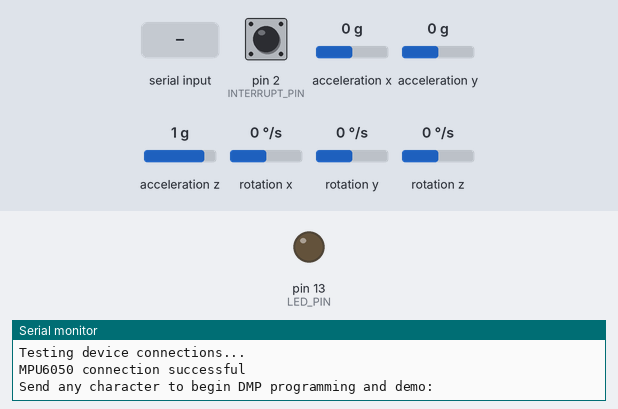
A sketch run on a simulated Arduino Uno, built with avr-gcc and run on an emulated ATmega328P. Parts: output pins drawn as LEDs (lit = HIGH), the last lines printed to the serial monitor. Dashed ring = blinking. Inputs (shaded band) come from the test bench; at power-on: acceleration y 0 g, acceleration x 0 g, acceleration z 1 g, rotation z 0 °/s, pin 2 (INTERRUPT_PIN) LOW, rotation x 0 °/s, rotation y 0 °/s. The sensor or clock chip raises its interrupt line as the real part does.

Above: at 0.9 s.
1.0 s: "1" received over Serial
At 2.3 s:
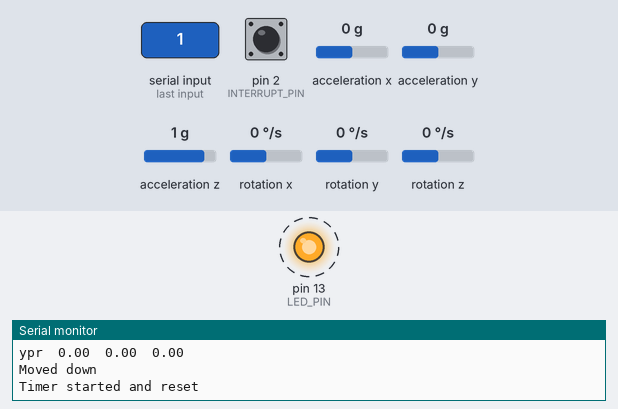
4.0 s: acceleration y set to -1.4 g
7.0 s: acceleration x set to -1.4 g
10.0 s: acceleration z set to -1.4 g
13.0 s: rotation z set to -192 °/s
16.0 s: acceleration z set to 0.8 g
Timing chart, 0 to 20.0 s (numbered marks = the images above; inputs shaded):
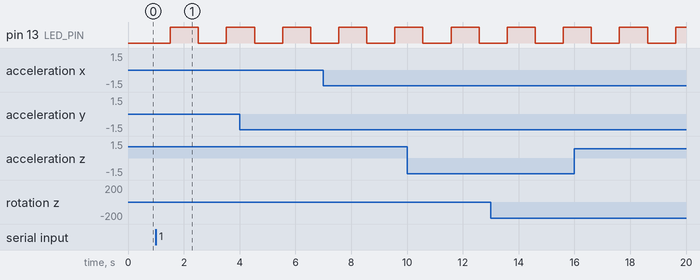

Measured:
- after the input at 1.0 s, pin 13 (LED_PIN): LOW → HIGH after 0.52 s, → LOW 1.0 s later, → HIGH 1.0 s later

The sketch:

code_final.ino
```cpp
#include "I2Cdev.h"
#include "MPU6050_6Axis_MotionApps20.h"

#if I2CDEV_IMPLEMENTATION == I2CDEV_ARDUINO_WIRE
    #include "Wire.h"
#endif

MPU6050 mpu;

#define OUTPUT_READABLE_YAWPITCHROLL
#define INTERRUPT_PIN 2  // Use pin 2 on Arduino Uno & most boards
#define LED_PIN 13       // (Arduino is 13, Teensy is 11, Teensy++ is 6)
#define TIMER_DURATION 3500

bool blinkState = false;
volatile bool mpuInterrupt = false;  // indicates whether MPU interrupt pin has gone high

// MPU control/status vars
bool dmpReady = false;  // Set true if DMP init was successful
uint8_t mpuIntStatus;   // Holds actual interrupt status byte from MPU
uint8_t devStatus;      // Return status after each device operation (0 = success, !0 = error)
uint16_t packetSize;    // Expected DMP packet size (default is 42 bytes)
uint8_t fifoBuffer[64]; // FIFO storage buffer

// Orientation/motion vars
Quaternion q;
VectorFloat gravity;
float ypr[3];

struct TimerData {
    unsigned long startTime;
    bool timerExpired;
    unsigned long difference;
};

// Timer functions
void startTimer(TimerData& timerData) {
    Serial.println("Timer started and reset");
    timerData.startTime = millis();
    timerData.timerExpired = false;
}

void checkTimer(TimerData& timerData, unsigned long duration) {
    unsigned long elapsedTime = millis() - timerData.startTime;
    if (elapsedTime >= duration) {
        timerData.timerExpired = true;
    }
}

void resetTimer(TimerData& timerData) {
    timerData.timerExpired = false;
    timerData.startTime = millis();
}

bool isTimerExpired(const TimerData& timerData) {
    return timerData.timerExpired;
}

class detect {
public:
    float previous_value;
    int moveCounter;
    TimerData timerData;

    enum state {
        STATE_NEUTRAL,
        STATE_LEFT,
        STATE_RIGHT,
        STATE_COMPLETED
    } current_state;

    detect(unsigned long diff) : timerData{0, false, diff} {
        current_state = STATE_NEUTRAL;
        previous_value = 0.0;
        moveCounter = 0;
    }

    bool detectHeadMovement(float current_value) {
        switch (current_state) {
            case STATE_NEUTRAL:
                if (current_value >= 30) {
                    Serial.println("Moved left");
                    startTimer(timerData);
                    current_state = STATE_LEFT;
                }
                break;

            case STATE_LEFT:
                if (current_value <= -30) {
                    Serial.println("Moved right");
                    current_state = STATE_RIGHT;
                }
                break;

            case STATE_RIGHT:
                if (current_value >= -5 && current_value <= 5) {
                    Serial.println("Returned to neutral again");
                    moveCounter++;
                    if (moveCounter >= 2) {
                        current_state = STATE_COMPLETED;
                    } else {
                        current_state = STATE_NEUTRAL;
                    }
                }
                break;

            case STATE_COMPLETED:
                Serial.println("Full movement sequence completed!");
                resetTimer(timerData);
                current_state = STATE_NEUTRAL;
                moveCounter = 0;
                return true;
        }
        return false;
    }
};

class left_detect {
public:
    float previous_value;
    TimerData timerData;

    enum state {
        STATE_NEUTRAL,
        STATE_LEFT,
        STATE_COMPLETED
    } current_state;

    left_detect(unsigned long diff) : timerData{0, false, diff} {
        current_state = STATE_NEUTRAL;
        previous_value = 0.0;
    }

    bool detectHeadMovement01(float current_value) {
        switch (current_state) {
            case STATE_NEUTRAL:
                if (current_value >= 30) {
                    Serial.println("Moved left");
                    startTimer(timerData);
                    current_state = STATE_LEFT;
                }
                break;

            case STATE_LEFT:
                if (current_value >= 5 && current_value <= 30) {
                    Serial.println("Returned to neutral position");
                    current_state = STATE_COMPLETED;
                }
                break;

            case STATE_COMPLETED:
                Serial.println("Left movement sequence completed!");
                resetTimer(timerData);
                current_state = STATE_NEUTRAL;
                return true;
        }
        return false;
    }
};

class right_detect {
public:
    float previous_value;
    TimerData timerData;

    enum state {
        STATE_NEUTRAL,
        STATE_RIGHT,
        STATE_COMPLETED
    } current_state;

    right_detect(unsigned long diff) : timerData{0, false, diff} {
        current_state = STATE_NEUTRAL;
        previous_value = 0.0;
    }

    bool detectHeadMovement02(float current_value) {
        switch (current_state) {
            case STATE_NEUTRAL:
                if (current_value <= -30) {
                    Serial.println("Moved right");
                    startTimer(timerData);
                    current_state = STATE_RIGHT;
                }
                break;

            case STATE_RIGHT:
                if (current_value <= -5 && current_value >= -30) {
                    Serial.println("Returned to neutral");
                    current_state = STATE_COMPLETED;
                }
                break;

            case STATE_COMPLETED:
                Serial.println("Right movement sequence completed!");
                resetTimer(timerData);
                current_state = STATE_NEUTRAL;
                return true;
        }
        return false;
    }
};
class NeutralUpNeutral {
public:
    enum State {
        STATE_NEUTRAL,
        STATE_UP,
        STATE_COMPLETED
    } currentState;

    TimerData timerData;

    NeutralUpNeutral(unsigned long diff) : timerData{0, false, diff} {
        currentState = STATE_NEUTRAL;
    }

    bool detectGesture(float pitch) {
        switch (currentState) {
            case STATE_NEUTRAL:
                if (pitch <= -30) {
                    Serial.println("Moved up");
                    startTimer(timerData);
                    currentState = STATE_UP;
                }
                break;

            case STATE_UP:
                if (pitch >= -5 && pitch<=5) {
                    Serial.println("Returned to neutral position");
                    currentState = STATE_COMPLETED;
                }
                break;

            case STATE_COMPLETED:
                Serial.println("Neutral-up-neutral gesture detected!");
                resetTimer(timerData);
                currentState = STATE_NEUTRAL;
                return true;
        }
        return false;
    }
};

class NeutralDownNeutral {
public:
    enum State {
        STATE_NEUTRAL,
        STATE_DOWN,
        STATE_COMPLETED
    } currentState;

    TimerData timerData;

    NeutralDownNeutral(unsigned long diff) : timerData{0, false, diff} {
        currentState = STATE_NEUTRAL;
    }

    bool detectGesture(float pitch) {
        switch (currentState) {
            case STATE_NEUTRAL:
                if (pitch <= 30) {
                    Serial.println("Moved down");
                    startTimer(timerData);
                    currentState = STATE_DOWN;
                }
                break;

            case STATE_DOWN:
                if (pitch <= 5 && pitch >=-5) {
                    Serial.println("Returned to neutral position");
                    currentState = STATE_COMPLETED;
                }
                break;

            case STATE_COMPLETED:
                Serial.println("Neutral-down-neutral gesture detected!");
                resetTimer(timerData);
                currentState = STATE_NEUTRAL;
                return true;
        }
        return false;
    }
};

class NeutralUpDownUpDownNeutral {
public:
    enum State {
        STATE_NEUTRAL,
        STATE_UP,
        STATE_DOWN,
        STATE_SECOND_UP,
        STATE_SECOND_DOWN,
        STATE_COMPLETED
    } currentState;

    TimerData timerData;

    NeutralUpDownUpDownNeutral(unsigned long diff) : timerData{0, false, diff} {
        currentState = STATE_NEUTRAL;
    }

    bool detectGesture(float pitch) {
        switch (currentState) {
            case STATE_NEUTRAL:
                if (pitch <= -30) {
                    Serial.println("Moved up");
                    startTimer(timerData);
                    currentState = STATE_UP;
                }
                break;

            case STATE_UP:
                if (pitch >= 30) {
                    Serial.println("Moved down");
                    currentState = STATE_DOWN;
                }
                break;

            case STATE_DOWN:
                if (pitch <= -30 ) {
                    Serial.println("Moved up again");
                    currentState = STATE_SECOND_UP;
                }
                break;

            case STATE_SECOND_UP:
                if (pitch >= 30) {
                    Serial.println("Moved down again");
                    currentState = STATE_SECOND_DOWN;
                }
                break;

            case STATE_SECOND_DOWN:
                if (pitch >= -5 && pitch <= 5) {
                    Serial.println("Returned to neutral");
                    currentState = STATE_COMPLETED;
                }
                break;

            case STATE_COMPLETED:
                Serial.println("Neutral-up-down-up-down-neutral gesture detected!");
                resetTimer(timerData);
                currentState = STATE_NEUTRAL;
                return true;
        }
        return false;
    }
};


// Define objects
detect obj(600);
left_detect obj1(600);
right_detect obj2(600);
NeutralUpNeutral gesture1(600);
NeutralDownNeutral gesture2(600);
NeutralUpDownUpDownNeutral gesture3(600);


// Interrupt handler
void dmpDataReady() {
    mpuInterrupt = true;
}

void setup() {
    #if I2CDEV_IMPLEMENTATION == I2CDEV_ARDUINO_WIRE
        Wire.begin();
        Wire.setClock(400000);
    #endif

    Serial.begin(115200);
    while (!Serial);

    Serial.println(F("Initializing I2C devices..."));
    mpu.initialize();
    pinMode(INTERRUPT_PIN, INPUT);

    Serial.println(F("Testing device connections..."));
    Serial.println(mpu.testConnection() ? F("MPU6050 connection successful") : F("MPU6050 connection failed"));

    Serial.println(F("Send any character to begin DMP programming and demo: "));
    while (!Serial.available());
    while (Serial.available() && Serial.read());

    Serial.println(F("Initializing DMP..."));
    devStatus = mpu.dmpInitialize();

    mpu.setXGyroOffset(220);
    mpu.setYGyroOffset(76);
    mpu.setZGyroOffset(-85);
    mpu.setZAccelOffset(1788);

    if (devStatus == 0) {
        mpu.CalibrateAccel(6);
        mpu.CalibrateGyro(6);
        mpu.PrintActiveOffsets();

        Serial.println(F("Enabling DMP..."));
        mpu.setDMPEnabled(true);

        Serial.print(F("Enabling interrupt detection (Arduino external interrupt "));
        Serial.print(digitalPinToInterrupt(INTERRUPT_PIN));
        Serial.println(F(")..."));
        attachInterrupt(digitalPinToInterrupt(INTERRUPT_PIN), dmpDataReady, RISING);
        mpuIntStatus = mpu.getIntStatus();

        Serial.println(F("DMP ready! Waiting for first interrupt..."));
        dmpReady = true;
        packetSize = mpu.dmpGetFIFOPacketSize();
    } else {
        Serial.print(F("DMP Initialization failed (code "));
        Serial.print(devStatus);
        Serial.println(F(")"));
    }

    pinMode(LED_PIN, OUTPUT);
}

void loop() {
    if (!dmpReady) return;

    if (!mpuInterrupt && !mpu.dmpGetCurrentFIFOPacket(fifoBuffer)) return;

    mpuInterrupt = false;
    mpuIntStatus = mpu.getIntStatus();

    mpu.dmpGetQuaternion(&q, fifoBuffer);
    mpu.dmpGetGravity(&gravity, &q);
    mpu.dmpGetYawPitchRoll(ypr, &q, &gravity);

    Serial.print("ypr\t");
    Serial.print(ypr[0] * 180/M_PI);
    Serial.print("\t");
    Serial.print(ypr[1] * 180/M_PI);
    Serial.print("\t");
    Serial.println(ypr[2] * 180/M_PI);


    obj.detectHeadMovement(ypr[0] * 180 / M_PI);
    obj1.detectHeadMovement01(ypr[0] * 180 / M_PI);
    obj2.detectHeadMovement02(ypr[0] * 180 / M_PI);
    gesture1.detectGesture(ypr[2] * 180 / M_PI);  // Pitch for Neutral-Up-Neutral
    gesture2.detectGesture(ypr[2] * 180 / M_PI);  // Pitch for Neutral-Down-Neutral
    gesture3.detectGesture(ypr[2] * 180 / M_PI);

    if (isTimerExpired(obj.timerData)) {
        Serial.println("Movement timed out");
        resetTimer(obj.timerData);
    }

    blinkState = !blinkState;
    digitalWrite(LED_PIN, blinkState);
    delay(1000);
}
```
